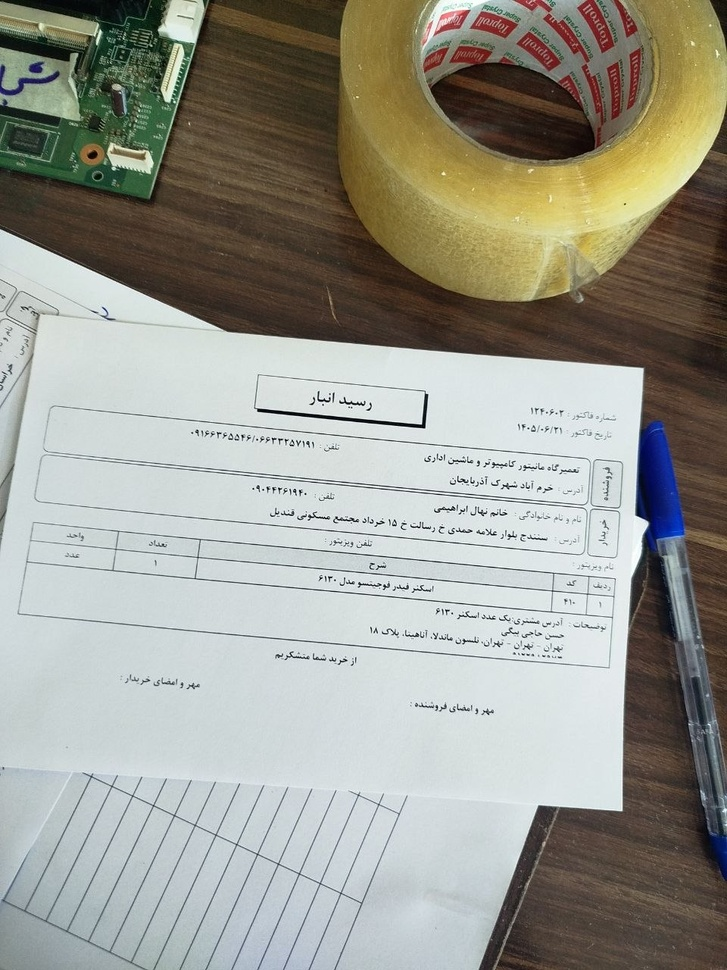
#> input picture data/real_samples/photo_2026-09-12_20-20-16.jpg, 727 x 970 px, shrunk from 960 x 1280 before the run
$ python line_segmenter.py ../../../data/real_samples/photo_2026-09-12_20-20-16.jpg
#> lines starting #> are read from the running program, lines starting #| are printed output that depends on the picture; after the words box and inside, x2 and y2 are one past the last pixel; in counts of white or black regions, pixels touching at a corner belong together

"""Classical Persian document line segmentation using OpenCV."""

from __future__ import annotations

import argparse
import json
from dataclasses import asdict, dataclass
from pathlib import Path

import cv2
import numpy as np


@dataclass(frozen=True)
class TextLine:
    index: int
    start_y: int
    end_y: int

    @property
    def height(self) -> int:
        return self.end_y - self.start_y


@dataclass(frozen=True)
class SegmentationResult:
    image_width: int
    image_height: int
    lines: tuple[TextLine, ...]
    horizontal_projection: tuple[int, ...]


def binarize(gray: np.ndarray) -> np.ndarray:
    """Create a binary foreground mask using adaptive thresholding."""
    if gray.ndim != 2:
        raise ValueError("Expected a grayscale image.")

    height, width = gray.shape
    if height < 3 or width < 3:
        raise ValueError("Image is too small.")

    # Keep the tested parameters for the 960x1280 photograph.
    block_size = min(51, min(height, width))
    if block_size % 2 == 0:
        block_size -= 1
    block_size = max(3, block_size)

    return cv2.adaptiveThreshold(
        gray,
        255,
        cv2.ADAPTIVE_THRESH_GAUSSIAN_C,
        cv2.THRESH_BINARY_INV,
        block_size,
        9,
    )


def remove_horizontal_rules(binary: np.ndarray) -> np.ndarray:
    """Remove long horizontal rules on a copy of the binary image."""
    height, width = binary.shape

    # Detect only relatively long horizontal structures.
    kernel_width = max(40, width // 5)
    kernel_width = min(kernel_width, width)

    horizontal_kernel = cv2.getStructuringElement(
        cv2.MORPH_RECT,
        (kernel_width, 1),
    )

    horizontal_rules = cv2.morphologyEx(
        binary,
        cv2.MORPH_OPEN,
        horizontal_kernel,
    )

    # Extend detected rules slightly to cover broken segments.
    horizontal_rules = cv2.dilate(
        horizontal_rules,
        cv2.getStructuringElement(cv2.MORPH_RECT, (3, 1)),
        iterations=1,
    )

    return cv2.subtract(binary, horizontal_rules)


def horizontal_projection(binary: np.ndarray) -> np.ndarray:
    """Count foreground pixels in each image row."""
    return np.count_nonzero(binary, axis=1).astype(np.int32)


def smooth_projection(
    projection: np.ndarray,
    window_size: int = 3,
) -> np.ndarray:
    """Smooth small fluctuations without filling large line gaps."""
    if window_size <= 1:
        return projection.astype(np.float64)

    if window_size % 2 == 0:
        window_size += 1

    kernel = np.ones(window_size, dtype=np.float64) / window_size
    return np.convolve(
        projection.astype(np.float64),
        kernel,
        mode="same",
    )


def find_line_ranges(
    projection: np.ndarray,
    image_width: int,
    *,
    min_line_height: int = 5,
    max_gap: int = 3,
    row_threshold: int | None = None,
) -> list[tuple[int, int]]:
    """Find line bands using an explicit row-ink threshold."""
    if image_width <= 0:
        raise ValueError("image_width must be positive.")
    if min_line_height < 1:
        raise ValueError("min_line_height must be positive.")
    if max_gap < 0:
        raise ValueError("max_gap cannot be negative.")

    if projection.size == 0 or int(projection.max()) == 0:
        return []

    if row_threshold is None:
        # For a 960-pixel-wide image this starts at 4 pixels.
        # Unlike a fraction of the peak, it does not force weak noise
        # rows to become active just because one row is very dark.
        row_threshold = max(4, round(image_width * 0.004))

    active = projection >= row_threshold
    height = len(active)

    # Bridge only very short interruptions inside a text band.
    y = 0
    while y < height:
        if active[y]:
            y += 1
            continue

        gap_start = y
        while y < height and not active[y]:
            y += 1
        gap_end = y

        gap_length = gap_end - gap_start
        if (
            0 < gap_length <= max_gap
            and gap_start > 0
            and gap_end < height
            and active[gap_start - 1]
            and active[gap_end]
        ):
            active[gap_start:gap_end] = True

    ranges: list[tuple[int, int]] = []
    y = 0

    while y < height:
        if not active[y]:
            y += 1
            continue

        start = y
        while y < height and active[y]:
            y += 1
        end = y

        if end - start >= min_line_height:
            ranges.append((start, end))

    return ranges


def segment_lines(
    image: np.ndarray,
    *,
    min_line_height: int = 5,
    max_gap: int = 3,
    padding: int = 3,
    row_threshold: int | None = None,
    remove_rules: bool = True,
) -> tuple[SegmentationResult, np.ndarray, np.ndarray]:
    """Return line ranges, original binary mask and cleaned mask."""
    if image is None or image.size == 0:
        raise ValueError("Input image is empty.")
    if padding < 0:
        raise ValueError("padding cannot be negative.")

    if image.ndim == 2:
        gray = image.copy()
    elif image.ndim == 3 and image.shape[2] == 3:
        gray = cv2.cvtColor(image, cv2.COLOR_BGR2GRAY)
    elif image.ndim == 3 and image.shape[2] == 4:
        gray = cv2.cvtColor(image, cv2.COLOR_BGRA2GRAY)
    else:
        raise ValueError("Expected grayscale, BGR, or BGRA image.")

    height, width = gray.shape

    # Step 1: Use the standard adaptive threshold that was tested.
    binary = binarize(gray)

    # Step 2: Remove long horizontal table rules from a copy only.
    cleaned = (
        remove_horizontal_rules(binary)
        if remove_rules
        else binary.copy()
    )

    # Step 3: Count foreground pixels row by row.
    raw_projection = horizontal_projection(cleaned)
    projection = smooth_projection(raw_projection, window_size=3)

    # Step 4: Find text bands using a pixel-count threshold.
    ranges = find_line_ranges(
        projection,
        width,
        min_line_height=min_line_height,
        max_gap=max_gap,
        row_threshold=row_threshold,
    )

    # Step 5: Add padding without letting neighboring crops overlap.
    padded_ranges: list[tuple[int, int]] = []

    for start, end in ranges:
        padded_start = max(0, start - padding)
        padded_end = min(height, end + padding)

        if padded_ranges and padded_start < padded_ranges[-1][1]:
            previous_start, previous_end = padded_ranges[-1]
            midpoint = (previous_end + padded_start) // 2
            padded_ranges[-1] = (previous_start, midpoint)
            padded_start = midpoint

        padded_ranges.append((padded_start, padded_end))

    lines = tuple(
        TextLine(index, start, end)
        for index, (start, end) in enumerate(padded_ranges, start=1)
    )

    result = SegmentationResult(
        image_width=width,
        image_height=height,
        lines=lines,
        horizontal_projection=tuple(int(value) for value in raw_projection),
    )

    return result, binary, cleaned


def save_outputs(
    image: np.ndarray,
    result: SegmentationResult,
    binary: np.ndarray,
    cleaned: np.ndarray,
    output_dir: str | Path,
) -> None:
    """Save line crops and diagnostic images."""
    output = Path(output_dir)
    output.mkdir(parents=True, exist_ok=True)

    height, width = image.shape[:2]
    debug = image.copy()

    for line in result.lines:
        y1 = max(0, min(height - 1, line.start_y))
        y2 = max(y1, min(height - 1, line.end_y - 1))

        cv2.rectangle(debug, (0, y1), (width - 1, y2), (0, 0, 255), 2)
        cv2.putText(
            debug,
            str(line.index),
            (8, min(height - 1, y1 + 18)),
            cv2.FONT_HERSHEY_SIMPLEX,
            0.6,
            (0, 0, 255),
            2,
        )

        crop = image[line.start_y:line.end_y, :]
        cv2.imwrite(str(output / f"line_{line.index:03d}.png"), crop)

    cv2.imwrite(str(output / "binary.png"), binary)
    cv2.imwrite(str(output / "cleaned_binary.png"), cleaned)
    cv2.imwrite(str(output / "segmentation_debug.png"), debug)

    report = {
        "image_width": result.image_width,
        "image_height": result.image_height,
        "detected_lines": len(result.lines),
        "lines": [
            {**asdict(line), "height": line.height}
            for line in result.lines
        ],
    }

    (output / "segmentation_report.json").write_text(
        json.dumps(report, ensure_ascii=False, indent=2),
        encoding="utf-8",
    )


def main() -> None:
    parser = argparse.ArgumentParser(
        description="Classical Persian document line segmentation."
    )
    parser.add_argument("image", help="Input image path")
    parser.add_argument(
        "--output",
        default="models/line_segmentation/classical",
        help="Output directory",
    )
    parser.add_argument("--min-line-height", type=int, default=5)
    parser.add_argument("--max-gap", type=int, default=3)
    parser.add_argument("--padding", type=int, default=3)
    parser.add_argument(
        "--row-threshold",
        type=int,
        default=None,
        help="Minimum foreground pixels required to activate a row",
    )
    parser.add_argument(
        "--keep-rules",
        action="store_true",
        help="Keep horizontal table rules",
    )
    args = parser.parse_args()

    image = cv2.imread(args.image)
#> image is the input picture: shape (970, 727, 3); mean B, G, R 144.7, 154.3, 154.2
    if image is None:
        parser.error(f"Could not read image: {args.image}")

    result, binary, cleaned = segment_lines(
        image,
        min_line_height=args.min_line_height,
        max_gap=args.max_gap,
        padding=args.padding,
        row_threshold=args.row_threshold,
        remove_rules=not args.keep_rules,
    )
#> in segment_lines, `gray = cv2.cvtColor(image, cv2.COLOR_BGR2GRAY)`:
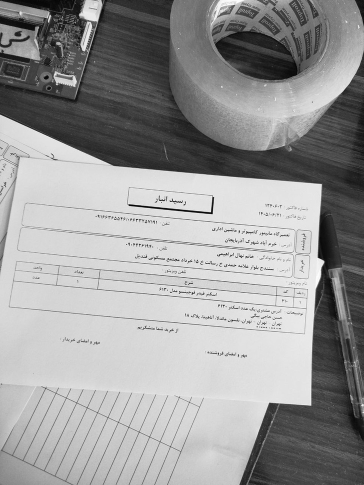
#> gray: shape (970, 727) (shown at 1/2 size); min 1, max 255, mean 153.1
#> in binarize, `return cv2.adaptiveThreshold( gray, 255, cv2.ADAPTIVE_THRESH_GAUSSIAN_..`:
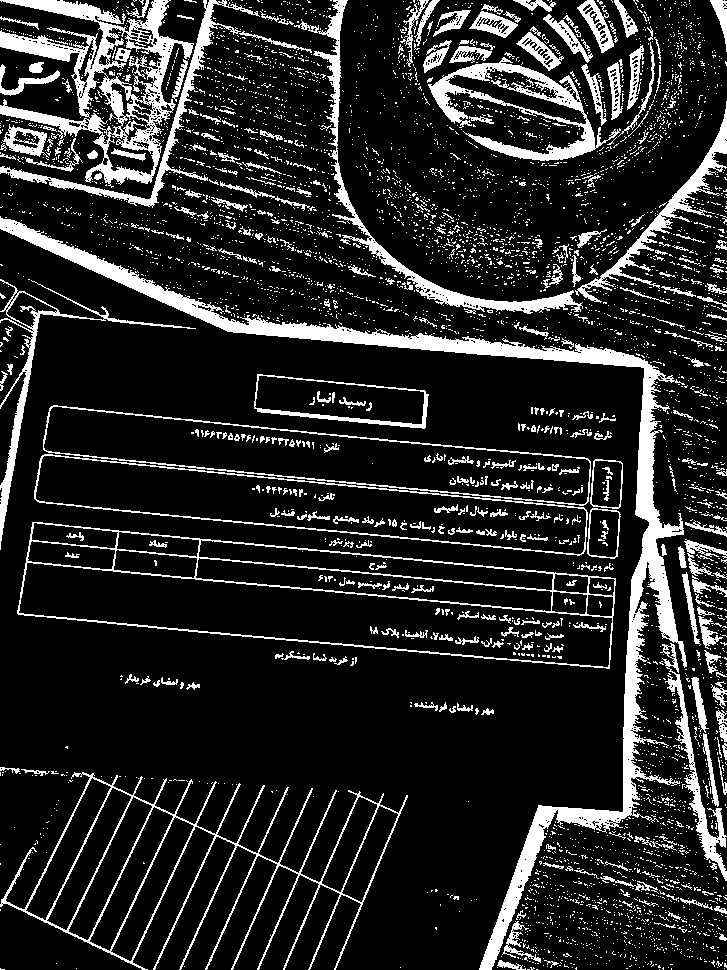
#> returned value: shape (970, 727); 15.2% white; 4826 white regions (4446 under 20 px), largest, box (x1, y1, x2, y2) and area: (0, 216, 687, 970) 21079, (0, 0, 194, 188) 10383, (0, 772, 408, 970) 6519
#> in remove_horizontal_rules, `horizontal_rules = cv2.morphologyEx( binary, cv2.MORPH_OPEN, horizonta..`:
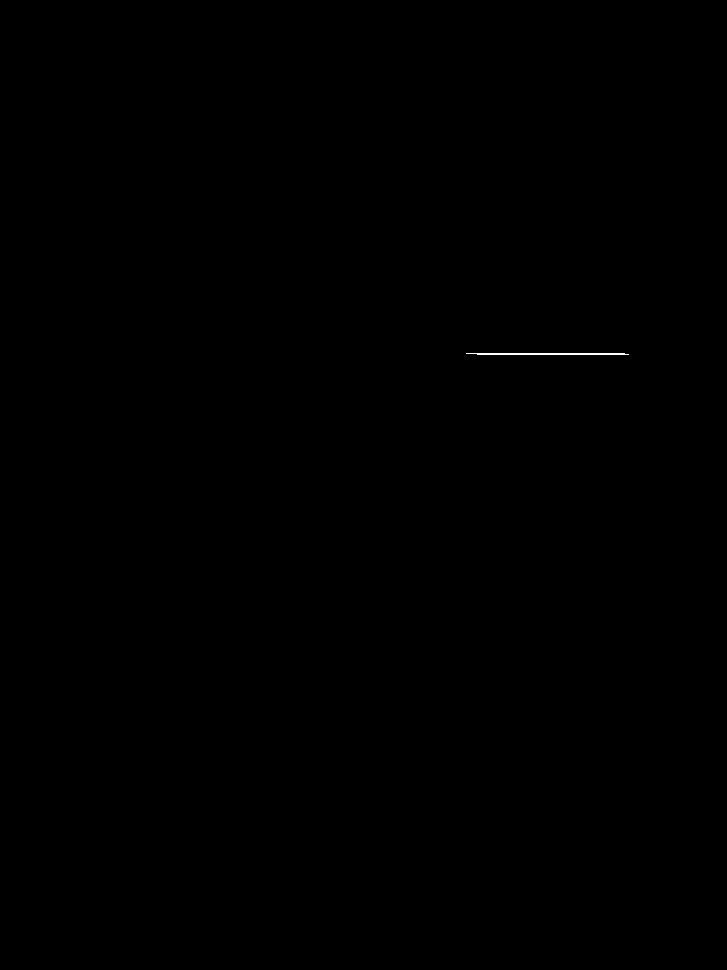
#> horizontal_rules: shape (970, 727); 0.04% white in thin lines or dots, all inside (x1, y1, x2, y2) = (466, 353, 629, 355)
#> in segment_lines, `raw_projection = horizontal_projection(cleaned)`: raw_projection = 970 values, max 286 at index 48, min 14 at index 353, mean 110.4
#> in segment_lines, `projection = smooth_projection(raw_projection, window_size=3)`: projection = 970 values, max 278.7 at index 47, min 23.33 at index 762, mean 110.3
#> in find_line_ranges, `height = len(active)`: height = 970
#> the loop in find_line_ranges, `while y < height:` made 1 pass
#> (start, end) on pass 1: (0, 970)
#> after the loop in find_line_ranges, `while y < height:`: ranges = [(0, 970)]; y = 970
#> in segment_lines, `ranges = find_line_ranges( projection, width, min_line_height=min_line..`: ranges = [(0, 970)]
#> the loop in segment_lines, `for start, end in ranges:` made 1 pass
#> (start, end, padded_end) on pass 1: (0, 970, 970)

    save_outputs(image, result, binary, cleaned, args.output)
#> after the loop in save_outputs, `for line in result.lines:`:
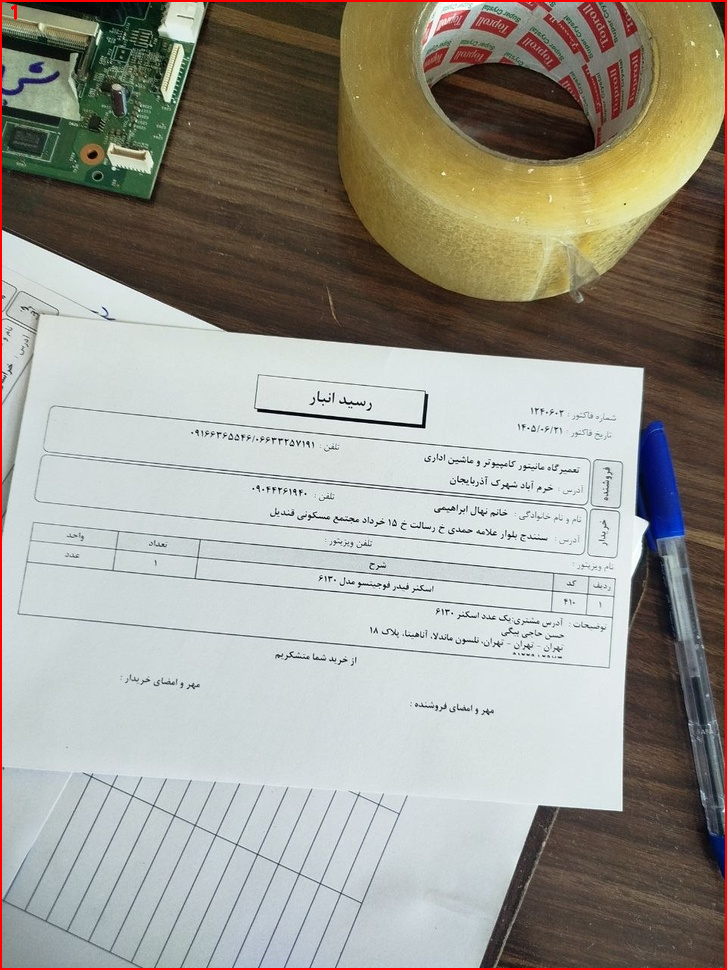
#> debug: shape (970, 727, 3); 0.97% of pixels changed, all inside (x1, y1, x2, y2) = (0, 0, 727, 970)

    print(f"Image: {result.image_width}x{result.image_height}")
#| Image: 727x970
    print("Threshold mode: adaptive (block size 51, C=9 for this image)")
    print(f"Detected lines: {len(result.lines)}")
#| Detected lines: 1

    for line in result.lines:
        print(
            f"Line {line.index}: "
            f"y={line.start_y}..{line.end_y - 1}, "
            f"height={line.height}"
        )
#> this loop made 1 pass
#| Line 1: y=0..969, height=970

    print(f"Output directory: {args.output}")
    print(f"Debug image: {Path(args.output) / 'segmentation_debug.png'}")


if __name__ == "__main__":
    main()

$ run again, on data/real_samples/photo_2026-09-12_20-22-18.jpg
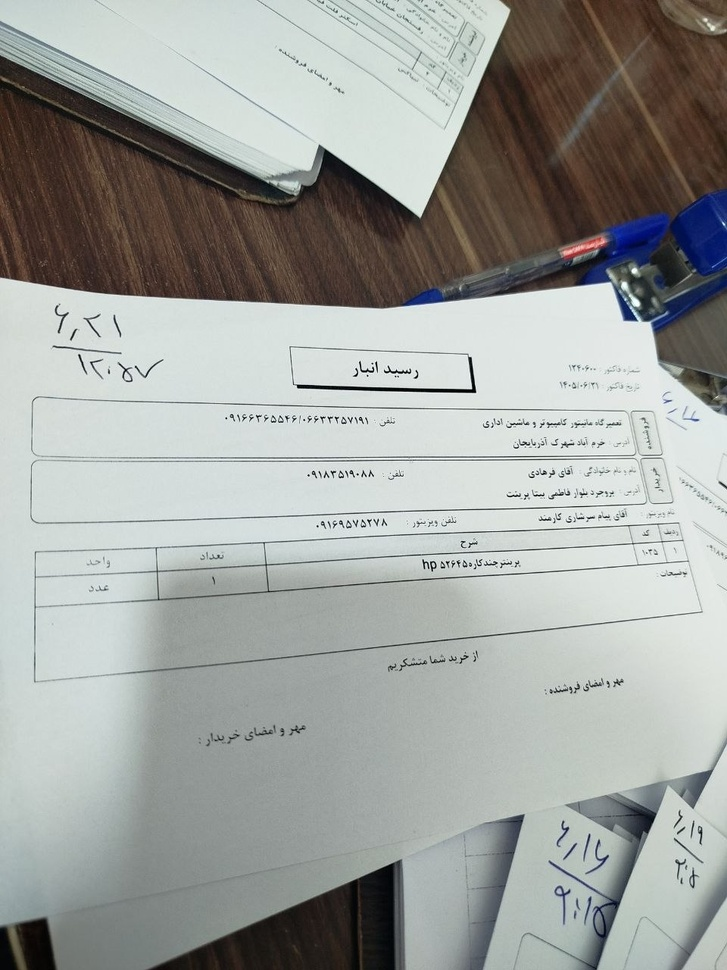
#> input picture data/real_samples/photo_2026-09-12_20-22-18.jpg, 727 x 970 px, shrunk from 960 x 1280 before the run
#> in main, image is the input picture: shape (970, 727, 3); mean B, G, R 158.1, 161.5, 158.6
#> in remove_horizontal_rules, `return cv2.subtract(binary, horizontal_rules)`:
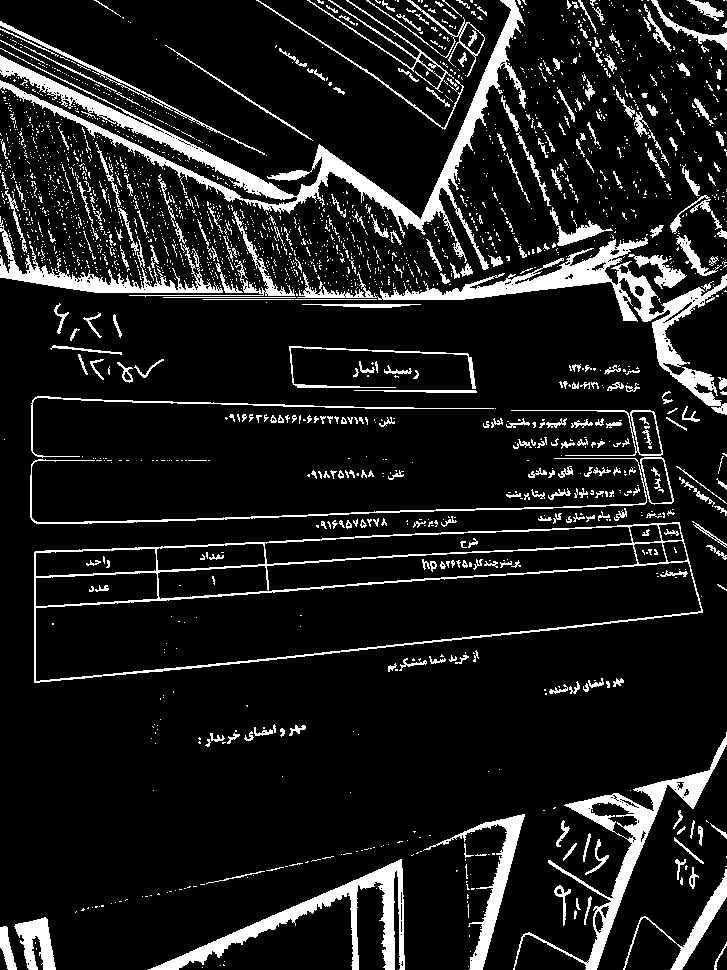
#> returned value: shape (970, 727); 11.4% white; 2322 white regions (1986 under 20 px), largest, box (x1, y1, x2, y2) and area: (0, 0, 526, 270) 12825, (297, 237, 727, 415) 8420, (34, 522, 703, 683) 6039
#> raw_projection = 970 values, max 412 at index 295, min 0 at index 696, mean 82.88
#> projection = 970 values, max 381.3 at index 291, min 0 at index 701, mean 82.8
#> in find_line_ranges, `height = len(active)`: height = 970
#> the loop in find_line_ranges, `while y < height:` made 32 passes
#> (start, end) on passes 1, 32: (0, 695), (725, 970)
#> after the loop in find_line_ranges, `while y < height:`: ranges = [(0, 695), (725, 970)]; y = 970
#> in segment_lines, `ranges = find_line_ranges( projection, width, min_line_height=min_line..`: ranges = [(0, 695), (725, 970)]
#> the loop in segment_lines, `for start, end in ranges:` made 2 passes
#> (start, end, padded_end) on passes 1 to 2: (0, 695, 698), (725, 970, 970)
#> after the loop in segment_lines, `for start, end in ranges:`: padded_ranges = [(0, 698), (722, 970)]
#> after the loop in save_outputs, `for line in result.lines:`:
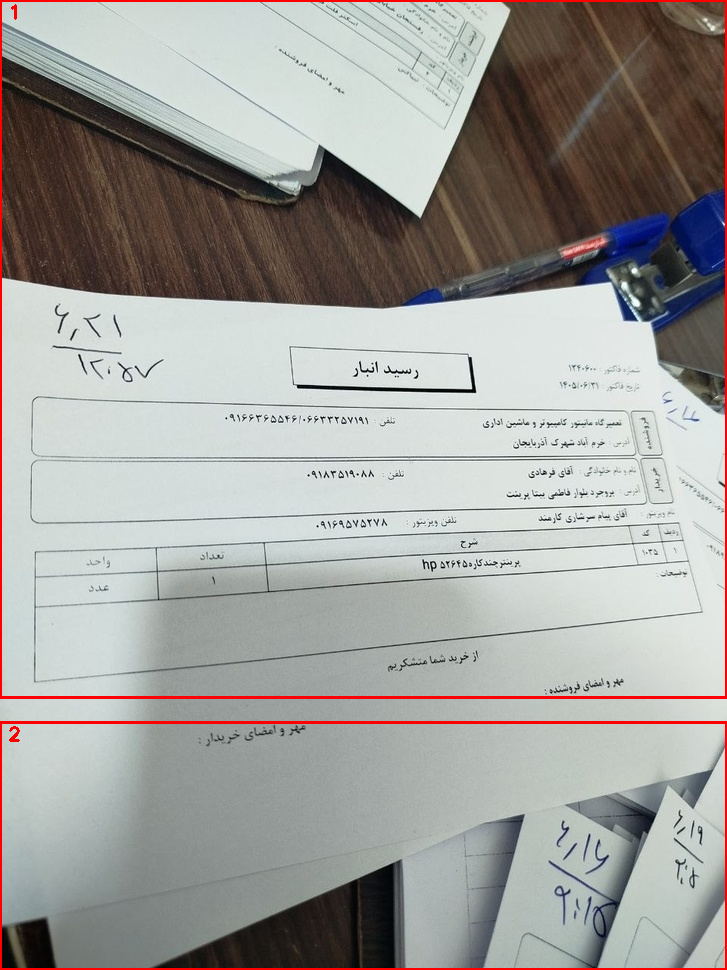
#> debug: shape (970, 727, 3); 1.58% of pixels changed, all inside (x1, y1, x2, y2) = (0, 0, 727, 970)
#| Image: 727x970
#| Detected lines: 2
#> the loop in main, `for line in result.lines:` made 2 passes
#| Line 1: y=0..697, height=698
#| Line 2: y=722..969, height=248
